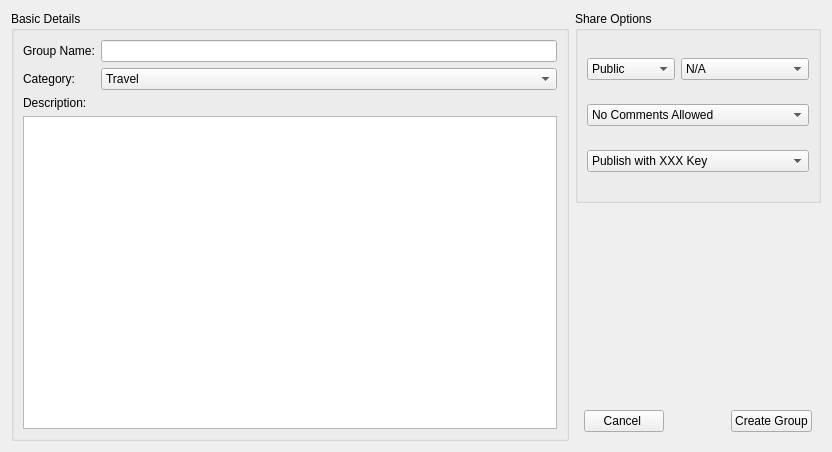
<?xml version="1.0" encoding="UTF-8"?>
<ui version="4.0">
 <class>WikiAddDialog</class>
 <widget class="QWidget" name="WikiAddDialog">
  <property name="geometry">
   <rect>
    <x>0</x>
    <y>0</y>
    <width>832</width>
    <height>452</height>
   </rect>
  </property>
  <property name="windowTitle">
   <string/>
  </property>
  <layout class="QGridLayout" name="gridLayout_3">
   <item row="0" column="0" rowspan="3">
    <widget class="QGroupBox" name="groupBox">
     <property name="sizePolicy">
      <sizepolicy hsizetype="MinimumExpanding" vsizetype="Preferred">
       <horstretch>10</horstretch>
       <verstretch>1</verstretch>
      </sizepolicy>
     </property>
     <property name="title">
      <string>Basic Details</string>
     </property>
     <layout class="QGridLayout" name="gridLayout_2">
      <item row="0" column="0">
       <widget class="QLabel" name="label_9">
        <property name="text">
         <string>Group Name:</string>
        </property>
       </widget>
      </item>
      <item row="0" column="1">
       <widget class="QLineEdit" name="lineEdit_Name">
        <property name="sizePolicy">
         <sizepolicy hsizetype="MinimumExpanding" vsizetype="Fixed">
          <horstretch>0</horstretch>
          <verstretch>0</verstretch>
         </sizepolicy>
        </property>
       </widget>
      </item>
      <item row="1" column="0">
       <widget class="QLabel" name="label_7">
        <property name="text">
         <string>Category:</string>
        </property>
       </widget>
      </item>
      <item row="1" column="1">
       <widget class="QComboBox" name="comboBox_Category">
        <item>
         <property name="text">
          <string>Travel</string>
         </property>
        </item>
        <item>
         <property name="text">
          <string>Holiday</string>
         </property>
        </item>
        <item>
         <property name="text">
          <string>Friends</string>
         </property>
        </item>
        <item>
         <property name="text">
          <string>Family</string>
         </property>
        </item>
        <item>
         <property name="text">
          <string>Work</string>
         </property>
        </item>
        <item>
         <property name="text">
          <string>Random</string>
         </property>
        </item>
       </widget>
      </item>
      <item row="2" column="0">
       <widget class="QLabel" name="label_6">
        <property name="text">
         <string>Description:</string>
        </property>
       </widget>
      </item>
      <item row="3" column="0" colspan="2">
       <widget class="QPlainTextEdit" name="plainTextEdit"/>
      </item>
     </layout>
    </widget>
   </item>
   <item row="0" column="1">
    <widget class="QGroupBox" name="groupBox">
     <property name="sizePolicy">
      <sizepolicy hsizetype="Minimum" vsizetype="Preferred">
       <horstretch>1</horstretch>
       <verstretch>0</verstretch>
      </sizepolicy>
     </property>
     <property name="title">
      <string>Share Options</string>
     </property>
     <layout class="QGridLayout" name="gridLayout">
      <item row="0" column="0">
       <widget class="QComboBox" name="comboBox_3">
        <property name="sizePolicy">
         <sizepolicy hsizetype="Minimum" vsizetype="Fixed">
          <horstretch>0</horstretch>
          <verstretch>0</verstretch>
         </sizepolicy>
        </property>
        <item>
         <property name="text">
          <string>Public</string>
         </property>
        </item>
        <item>
         <property name="text">
          <string>All Friends</string>
         </property>
        </item>
        <item>
         <property name="text">
          <string>Restricted</string>
         </property>
        </item>
       </widget>
      </item>
      <item row="0" column="1">
       <widget class="QComboBox" name="comboBox_4">
        <property name="sizePolicy">
         <sizepolicy hsizetype="Minimum" vsizetype="Fixed">
          <horstretch>0</horstretch>
          <verstretch>0</verstretch>
         </sizepolicy>
        </property>
        <item>
         <property name="text">
          <string>N/A</string>
         </property>
        </item>
        <item>
         <property name="text">
          <string>University Friends</string>
         </property>
        </item>
        <item>
         <property name="text">
          <string>Family</string>
         </property>
        </item>
        <item>
         <property name="text">
          <string>This List Contains</string>
         </property>
        </item>
        <item>
         <property name="text">
          <string>All your Groups</string>
         </property>
        </item>
       </widget>
      </item>
      <item row="1" column="0" colspan="2">
       <widget class="QComboBox" name="comboBox_6">
        <property name="sizePolicy">
         <sizepolicy hsizetype="Minimum" vsizetype="Fixed">
          <horstretch>0</horstretch>
          <verstretch>0</verstretch>
         </sizepolicy>
        </property>
        <item>
         <property name="text">
          <string>No Comments Allowed</string>
         </property>
        </item>
        <item>
         <property name="text">
          <string>Authenticated Comments</string>
         </property>
        </item>
        <item>
         <property name="text">
          <string>Any Comments Allowed</string>
         </property>
        </item>
       </widget>
      </item>
      <item row="2" column="0" colspan="2">
       <widget class="QComboBox" name="comboBox">
        <property name="sizePolicy">
         <sizepolicy hsizetype="Minimum" vsizetype="Fixed">
          <horstretch>0</horstretch>
          <verstretch>0</verstretch>
         </sizepolicy>
        </property>
        <item>
         <property name="text">
          <string>Publish with XXX Key</string>
         </property>
        </item>
       </widget>
      </item>
     </layout>
    </widget>
   </item>
   <item row="1" column="1">
    <spacer name="verticalSpacer">
     <property name="orientation">
      <enum>Qt::Vertical</enum>
     </property>
     <property name="sizeHint" stdset="0">
      <size>
       <width>20</width>
       <height>183</height>
      </size>
     </property>
    </spacer>
   </item>
   <item row="2" column="1">
    <widget class="QFrame" name="">
     <property name="sizePolicy">
      <sizepolicy hsizetype="Preferred" vsizetype="Fixed">
       <horstretch>0</horstretch>
       <verstretch>0</verstretch>
      </sizepolicy>
     </property>
     <layout class="QHBoxLayout" name="horizontalLayout">
      <item>
       <widget class="QPushButton" name="pushButton_Cancel">
        <property name="text">
         <string>Cancel </string>
        </property>
       </widget>
      </item>
      <item>
       <spacer name="horizontalSpacer">
        <property name="orientation">
         <enum>Qt::Horizontal</enum>
        </property>
        <property name="sizeHint" stdset="0">
         <size>
          <width>68</width>
          <height>17</height>
         </size>
        </property>
       </spacer>
      </item>
      <item>
       <widget class="QPushButton" name="pushButton_Create">
        <property name="text">
         <string>Create Group</string>
        </property>
       </widget>
      </item>
     </layout>
    </widget>
   </item>
  </layout>
 </widget>
 <resources>
  <include location="Wiki_images.qrc"/>
 </resources>
 <connections/>
</ui>
